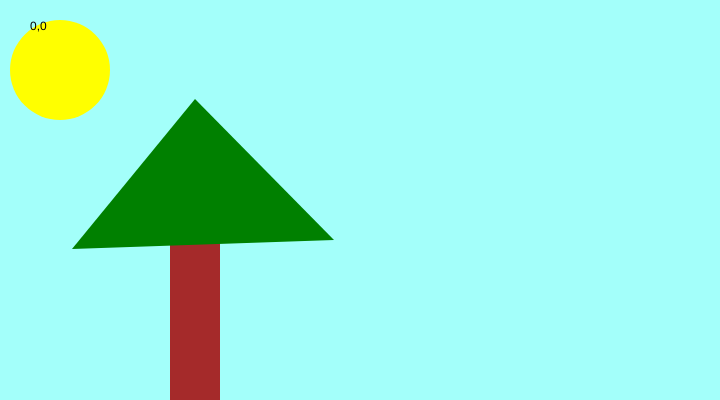
Frame 1 (no input)
Frame 60 (no input): identical to frame 1, image omitted
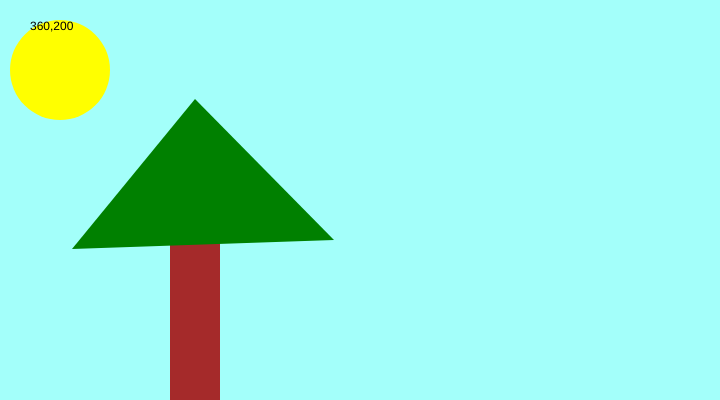
Frame 120 (the mouse pressed at the canvas centre since frame 60)

The p5.js sketch that drew these frames (run headless with seeded random() and noise() and a simulated clock; from frame 60 on, the mouse is pressed at the canvas centre):

// p5.js sketch
// ── sketch.js
function setup() {
  // Sets the screen to be 720 pixels wide and 400 pixels high
  createCanvas(720, 400);
}

function draw() {
  background('#a3fffa');
  noStroke();

  fill('Yellow');
  ellipse(60, 70, 100, 100);

  fill('brown');
  rect(170, 225, 50, 300);

  fill('green');
  triangle(72,249, 334,240, 195,99);

  // fill('blue');
  // triangle(18, 18, 18, 360, 81, 360);
  //
  // fill('black');
  // rect(81, 81, 63, 63);
  //
  // fill(204);
  // quad(189, 18, 216, 18, 216, 360, 144, 360);
  //
  // fill('Yellow');
  // ellipse(252, 144, 72, 72);
  //
  // fill(204);
  // triangle(288, 18, 351, 360, 288, 360);
  //
  // fill(255);
  // arc(479, 300, 280, 280, PI, TWO_PI);
  fill('black') ;
  text(mouseX + ',' + mouseY, 30, 30);
}


function mouseReleased() {
  console.log(mouseX + ',' + mouseY) ;
}
